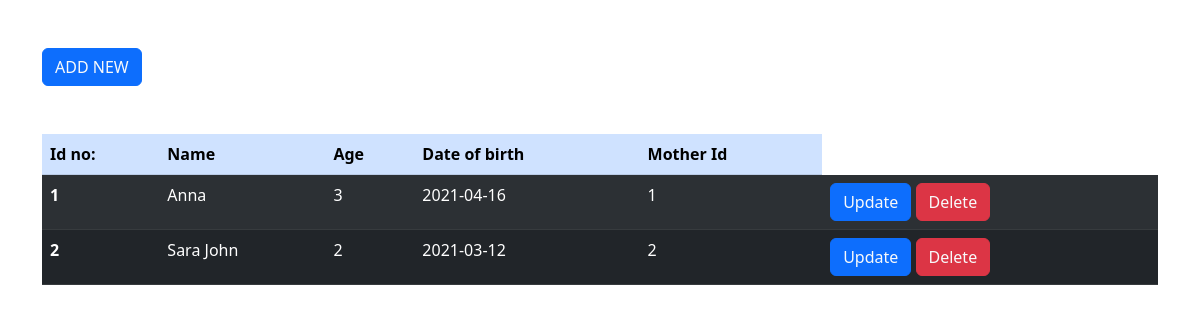
/form3/child_update.php, run on the app's committed database.
### tables this page shows
CREATE TABLE `child_details` (
  `child_id` int(11) NOT NULL,
  `woman_id` int(11) DEFAULT NULL,
  `child_name` varchar(255) DEFAULT NULL,
  `child_age` int(11) DEFAULT NULL,
  `child_dob` date DEFAULT NULL,
  `child_mp` varchar(255) DEFAULT NULL,
  `child_blockNumber` int(11) DEFAULT NULL,
  `child_city` varchar(255) DEFAULT NULL,
  `child_district` varchar(255) DEFAULT NULL,
  `father_name` varchar(255) DEFAULT NULL,
  `father_occupation` varchar(255) DEFAULT NULL,
  `mother_name` varchar(255) DEFAULT NULL,
  `mother_occupation` varchar(255) DEFAULT NULL,
  `no_of_family_members` int(11) DEFAULT NULL,
  `annual_income` int(11) DEFAULT NULL,
  `medical_issue_details` varchar(1000) DEFAULT NULL,
  `child_guardian_phone_no` bigint(20) DEFAULT NULL,
  `height` int(11) DEFAULT NULL,
  `weight` int(11) DEFAULT NULL
);

### form3/child_update.php (the view, shortened to what this page needs)
<?php
include 'connect.php';
?>
<!doctype html>
<html lang="en">
<head>
  <link href="https://cdn.jsdelivr.net/npm/bootstrap@5.3.0/dist/css/bootstrap.min.css" rel="stylesheet">
</head>
<body>
  <div class="container">
    <button class="btn btn-primary my-5">
      <a href="../form1/form1.html" class="text-light">ADD NEW</a>
    </button>
    <table class="table table-striped table-dark table-hover">
      <thead class="table-primary">
        <tr>
          <th scope="col">Id no:</th>
          <th scope="col">Name</th>
          <th scope="col">Age</th>
          <th scope="col">Date of birth</th>
          <th scope="col">Mother Id</th>
        </tr>
      </thead>
      <tbody>
        <?php
        $sql = "select * from child_details";
        $result = mysqli_query($con, $sql);
        if ($result) {
          while ($row = mysqli_fetch_assoc($result)) {
            $id = $row['child_id'];
            $child_name = $row['child_name'];
            $child_age = $row['child_age'];
            $child_dob = $row['child_dob'];
            $woman_id = $row['woman_id'];
            echo '
                <tr>
                  <th scope="row">' . $id . '</th>
                  <td>' . $child_name . '</td>
                  <td>' . $child_age . '</td>
                  <td>' . $child_dob . '</td>
                  <td>' . $woman_id . '</td>
                  <td>
                    <button class="btn btn-primary"><a href="update_button_child.php? childupdateid=' . $id . '"  class="text-light">Update</a></button>
                    <button class="btn btn-danger"><a href="delete_btn_child.php? childdeleteid=' . $id . '" class="text-light" onclick="return confirmDelete();">Delete</a></button>
                  </td>
                </tr>';
          }
        }
        ?>
      </tbody>
    </table>
  </div>
</body>
</html>

### form3/child_update.php (style rules this page uses)
a.text-light { text-decoration: none; }

### data on the page
child_details: child_id "1", child_name "Anna", child_age "3", child_dob "2021-04-16", woman "1"
child_details: child_id "2", child_name "Sara John", child_age "2", child_dob "2021-03-12", woman "2"
